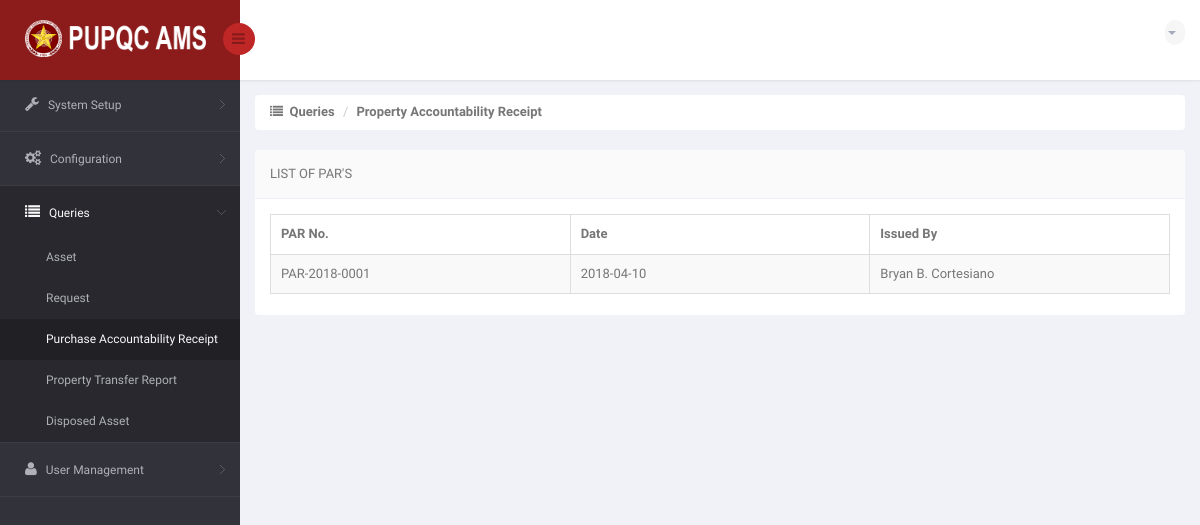
The page /DIR/Administrator/ADPar.php (signed in) on the database as committed earlier.
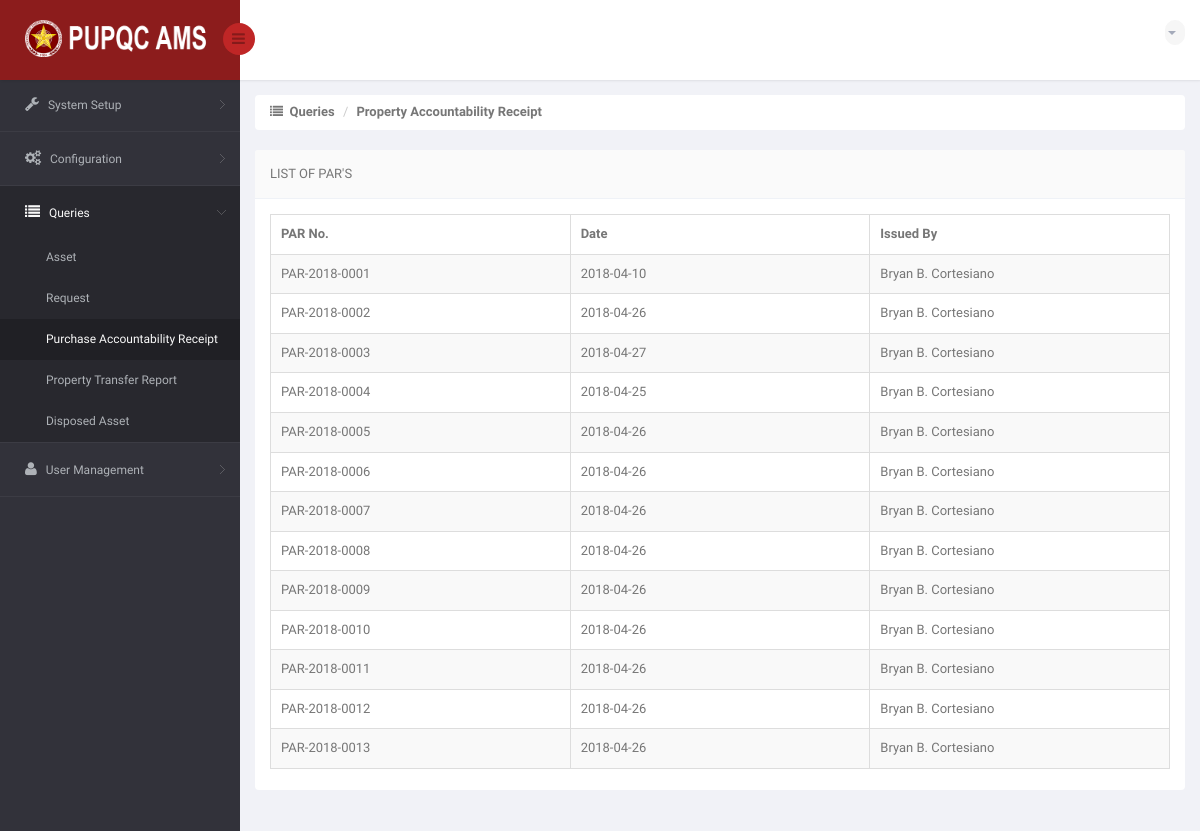
The same page on the database as committed later.
### tables this page shows
CREATE TABLE `ams_t_par` (
  `PAR_ID` int(11) NOT NULL,
  `PAR_NO` varchar(15) NOT NULL,
  `PAR_DATE` date NOT NULL,
  `PAR_ISSUED_BY` varchar(120) NOT NULL
);

### DIR/Administrator/ADPar.php (the view, shortened to what this page needs)
<!DOCTYPE html>
<html lang="en">
<head>
    <link href="../../bs3/css/bootstrap.min.css" rel="stylesheet">
    <link href="../../css/bootstrap-reset.css" rel="stylesheet">
    <link href="../../font-awesome/css/font-awesome.css" rel="stylesheet" />
    <link href="../../js/advanced-datatable/css/demo_page.css" rel="stylesheet" />
    <link href="../../js/advanced-datatable/css/demo_table.css" rel="stylesheet" />
    <link rel="stylesheet" href="../../js/data-tables/DT_bootstrap.css" />
    <link href="../../css/style.css" rel="stylesheet">
    <link href="../../css/style-responsive.css" rel="stylesheet" />
    <link href="../../js/iCheck/skins/minimal/minimal.css" rel="stylesheet">
    <link href="../../js/iCheck/skins/minimal/red.css" rel="stylesheet">
    <link href="../../js/iCheck/skins/minimal/green.css" rel="stylesheet">
    <link href="../../js/iCheck/skins/minimal/blue.css" rel="stylesheet">
    <link href="../../js/iCheck/skins/minimal/yellow.css" rel="stylesheet">
    <link href="../../js/iCheck/skins/minimal/purple.css" rel="stylesheet">
    <link href="../../js/iCheck/skins/square/square.css" rel="stylesheet">
    <link href="../../js/iCheck/skins/square/red.css" rel="stylesheet">
    <link href="../../js/iCheck/skins/square/green.css" rel="stylesheet">
    <link href="../../js/iCheck/skins/square/blue.css" rel="stylesheet">
    <link href="../../js/iCheck/skins/square/yellow.css" rel="stylesheet">
    <link href="../../js/iCheck/skins/square/purple.css" rel="stylesheet">
    <link href="../../js/iCheck/skins/flat/grey.css" rel="stylesheet">
    <link href="../../js/iCheck/skins/flat/red.css" rel="stylesheet">
    <link href="../../js/iCheck/skins/flat/green.css" rel="stylesheet">
    <link href="../../js/iCheck/skins/flat/blue.css" rel="stylesheet">
    <link href="../../js/iCheck/skins/flat/yellow.css" rel="stylesheet">
    <link href="../../js/iCheck/skins/flat/purple.css" rel="stylesheet">
    <link rel="stylesheet" type="text/css" href="../../js/select2/select2.css" />
    <link rel="stylesheet" type="text/css" href="../../js/bootstrap-daterangepicker/daterangepicker-bs3.css" />
    <link rel="stylesheet" type="text/css" href="../../js/bootstrap-datetimepicker/css/datetimepicker.css" />
    <link rel="stylesheet" type="text/css" href="../../js/bootstrap-datepicker/css/datepicker.css" />
    <link href="../../js/plugins/sweetalert/sweetalert.css" type="text/css" rel="stylesheet" media="screen,projection">
</head>
<body>
<section id="container" >
<header class="header fixed-top clearfix">
<div class="brand">
    <a href="ADCampus.php" class="logo">
        <img src="../../images/pupqcnew.png" style="width: 193px; height: 37px;" alt="">
    </a>
    <div class="sidebar-toggle-box">
        <div class="fa fa-bars"></div>
    </div>
</div>
<div class="top-nav clearfix">
    <ul class="nav pull-right top-menu">
        <li class="dropdown">
            <a data-toggle="dropdown" class="dropdown-toggle" href="#">
                <?php
                    include('../Connection/db.php');
                  ?>
                <b class="caret"></b>
            </a>
        </li>
    </ul>
</div>
</header>
<aside>
    <div id="sidebar" class="nav-collapse">
        <div class="leftside-navigation">
            <ul class="sidebar-menu" id="nav-accordion">
                <li class="sub-menu">
                    <a href="javascript:;">
                        <i class="fa fa-wrench"></i>
                        <span>System Setup</span>
                    </a>
                </li>
                <li class="sub-menu">
                    <a href="javascript:;">
                        <i class="fa fa-gears"></i>
                        <span>Configuration</span>
                    </a>
                </li>
                <li class="sub-menu">
                    <a href="javascript:;" class="active">
                        <i class="fa fa-list"></i>
                        <span>Queries</span>
                    </a>
                    <ul class="sub">
                        <li><a href="ADQueryAsset.php">Asset</a></li>
                        <li><a href="ADRequest.php">Request</a></li>
                        <li class="active"><a href="ADPar.php">Purchase Accountability Receipt</a></li>
                        <li><a href="ADPtr.php">Property Transfer Report</a></li>
                        <li><a href="ADDispose.php">Disposed Asset</a></li>
                    </ul>
                </li>
                <li class="sub-menu">
                    <a href="javascript:;">
                        <i class="fa fa-user"></i>
                        <span>User Management</span>
                    </a>
                </li>
            </ul>
        </div>
    </div>
</aside>
    <section id="main-content">
        <section class="wrapper">
            <div class="row">
                <div class="col-md-12">
                    <ul class="breadcrumb">
                        <li><i class="fa fa-list"></i><strong> &nbsp;Queries</strong></li>
                        <li><strong>Property Accountability Receipt</strong></li>
                    </ul>
                </div>
            </div>
            <div class="row">
                <div class="col-sm-12">
                    <section class="panel">
                        <header class="panel-heading">
                            List of PAR's
                        </header>
                        <div class="panel-body">
                            <div class="adv-table">
                                <table  class="display table table-bordered table-striped tblCampusData" id="dynamic-table">
                                    <thead>
                                        <tr>
                                            <th style="width: 250px">PAR No.</th>
                                            <th style="width: 250px">Date</th>
                                            <th style="width: 250px">Issued By</th>
                                    </thead>
                                    <tbody>
                                    <?php
                                        $sql = "SELECT * FROM ams_t_par";
                                        $result = mysqli_query($connection, $sql) or die("Bad Query: $sql");
                                        while($row = mysqli_fetch_assoc($result))
                                            {
                                              $no = $row['PAR_NO'];
                                              $date = $row['PAR_DATE'];
                                              $iss = $row['PAR_ISSUED_BY'];
                                    ?>
                                        <tr class="gradeX"">
                                            <td> <?php echo $no; ?> </td>
                                            <td> <?php echo $date; ?> </td>
                                            <td> <?php echo $iss; ?> </td>
                                        </tr>
                                    <?php
                                        }
                                    ?>
                                    </tbody>
                                </table>
                            </div>
                        </div>
                    </section>
                </div>
            </div>
        </section>
    </section>
</section>
</body>
</html>

### js/advanced-datatable/css/demo_table.css (style rules this page uses)
table.display { margin: 0 auto; clear: both; width: 100%; }
table.display thead th { padding: 3px 18px 3px 10px; border-bottom: 1px solid black; font-weight: bold; cursor: pointer; * cursor: hand; }
table.display td { padding: 3px 10px; }
table.display tr.gradeX { background-color: #ffdddd; }

Rows that differ between the two databases and show on the page:
added ams_t_par: PAR_NO "PAR-2018-0002", PAR_DATE "2018-04-26", PAR_ISSUED_BY "Bryan B. Cortesiano"
added ams_t_par: PAR_NO "PAR-2018-0003", PAR_DATE "2018-04-27", PAR_ISSUED_BY "Bryan B. Cortesiano"
added ams_t_par: PAR_NO "PAR-2018-0004", PAR_DATE "2018-04-25", PAR_ISSUED_BY "Bryan B. Cortesiano"
added ams_t_par: PAR_NO "PAR-2018-0005", PAR_DATE "2018-04-26", PAR_ISSUED_BY "Bryan B. Cortesiano"
added ams_t_par: PAR_NO "PAR-2018-0006", PAR_DATE "2018-04-26", PAR_ISSUED_BY "Bryan B. Cortesiano"
added ams_t_par: PAR_NO "PAR-2018-0007", PAR_DATE "2018-04-26", PAR_ISSUED_BY "Bryan B. Cortesiano"
added ams_t_par: PAR_NO "PAR-2018-0008", PAR_DATE "2018-04-26", PAR_ISSUED_BY "Bryan B. Cortesiano"
added ams_t_par: PAR_NO "PAR-2018-0009", PAR_DATE "2018-04-26", PAR_ISSUED_BY "Bryan B. Cortesiano"
added ams_t_par: PAR_NO "PAR-2018-0010", PAR_DATE "2018-04-26", PAR_ISSUED_BY "Bryan B. Cortesiano"
added ams_t_par: PAR_NO "PAR-2018-0011", PAR_DATE "2018-04-26", PAR_ISSUED_BY "Bryan B. Cortesiano"
added ams_t_par: PAR_NO "PAR-2018-0012", PAR_DATE "2018-04-26", PAR_ISSUED_BY "Bryan B. Cortesiano"
added ams_t_par: PAR_NO "PAR-2018-0013", PAR_DATE "2018-04-26", PAR_ISSUED_BY "Bryan B. Cortesiano"
